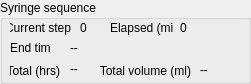
      <widget class="QGroupBox" name="syr_seq_box">
       <property name="geometry">
        <rect>
         <x>10</x>
         <y>190</y>
         <width>251</width>
         <height>84</height>
        </rect>
       </property>
       <property name="title">
        <string>Syringe sequence</string>
       </property>
       <widget class="QLabel" name="elapsed_syr_seq_time">
        <property name="geometry">
         <rect>
          <x>180</x>
          <y>20</y>
          <width>71</width>
          <height>16</height>
         </rect>
        </property>
        <property name="toolTip">
         <string>Elapsed time of the RH sequence.</string>
        </property>
        <property name="text">
         <string>0</string>
        </property>
       </widget>
       <widget class="QLabel" name="elapsed_syr_seq_time_label">
        <property name="geometry">
         <rect>
          <x>110</x>
          <y>20</y>
          <width>64</width>
          <height>16</height>
         </rect>
        </property>
        <property name="text">
         <string>Elapsed (min)</string>
        </property>
       </widget>
       <widget class="QLabel" name="syr_seq_step">
        <property name="geometry">
         <rect>
          <x>80</x>
          <y>20</y>
          <width>41</width>
          <height>16</height>
         </rect>
        </property>
        <property name="toolTip">
         <string>Current step number of the RH sequence.</string>
        </property>
        <property name="text">
         <string>0</string>
        </property>
       </widget>
       <widget class="QLabel" name="syr_current_step_label">
        <property name="geometry">
         <rect>
          <x>10</x>
          <y>20</y>
          <width>61</width>
          <height>16</height>
         </rect>
        </property>
        <property name="text">
         <string>Current step</string>
        </property>
        <property name="alignment">
         <set>Qt::AlignRight|Qt::AlignTrailing|Qt::AlignVCenter</set>
        </property>
       </widget>
       <widget class="QLabel" name="syr_seq_end_time_label">
        <property name="geometry">
         <rect>
          <x>10</x>
          <y>37</y>
          <width>41</width>
          <height>21</height>
         </rect>
        </property>
        <property name="text">
         <string>End time</string>
        </property>
       </widget>
       <widget class="QLabel" name="syr_seq_end_time_display">
        <property name="geometry">
         <rect>
          <x>70</x>
          <y>40</y>
          <width>131</width>
          <height>16</height>
         </rect>
        </property>
        <property name="toolTip">
         <string>Estimated time of completion for the RH sequence.</string>
        </property>
        <property name="text">
         <string>--</string>
        </property>
       </widget>
       <widget class="QLabel" name="tot_syr_seq_time_label">
        <property name="geometry">
         <rect>
          <x>10</x>
          <y>60</y>
          <width>50</width>
          <height>21</height>
         </rect>
        </property>
        <property name="text">
         <string>Total (hrs)</string>
        </property>
        <property name="alignment">
         <set>Qt::AlignRight|Qt::AlignTrailing|Qt::AlignVCenter</set>
        </property>
       </widget>
       <widget class="QLabel" name="tot_syr_seq_time">
        <property name="geometry">
         <rect>
          <x>70</x>
          <y>59</y>
          <width>21</width>
          <height>20</height>
         </rect>
        </property>
        <property name="toolTip">
         <string>Total length of RH sequence in hours.</string>
        </property>
        <property name="text">
         <string>--</string>
        </property>
       </widget>
       <widget class="QLabel" name="tot_syr_vol_label">
        <property name="geometry">
         <rect>
          <x>100</x>
          <y>60</y>
          <width>91</width>
          <height>21</height>
         </rect>
        </property>
        <property name="text">
         <string>Total volume (ml)</string>
        </property>
        <property name="alignment">
         <set>Qt::AlignRight|Qt::AlignTrailing|Qt::AlignVCenter</set>
        </property>
       </widget>
       <widget class="QLabel" name="tot_syr_vol">
        <property name="geometry">
         <rect>
          <x>200</x>
          <y>60</y>
          <width>51</width>
          <height>20</height>
         </rect>
        </property>
        <property name="toolTip">
         <string>&lt;html&gt;&lt;head/&gt;&lt;body&gt;&lt;p&gt;Total volume, which will be infused in the sequnce.&lt;/p&gt;&lt;/body&gt;&lt;/html&gt;</string>
        </property>
        <property name="text">
         <string>--</string>
        </property>
       </widget>
      </widget>
